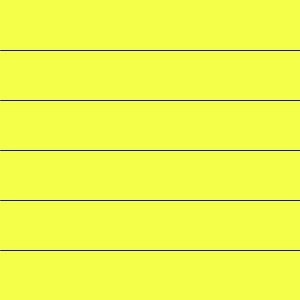
Frame 1 (no input)
Frame 60 (the mouse pressed at the canvas centre just before this capture): identical to frame 1, image omitted
Frame 120 (the mouse held since frame 60 and released just before this capture): identical to frame 1, image omitted

The Processing sketch that drew this single still picture (run headless with seeded random() and noise(); from frame 60 on, the mouse is pressed at the canvas centre):

// Processing sketch: processing_35676
// ── processing_35676.pde

void setup(){
  size(300,300);
  colorMode(HSB);
  background(45, 180, 255);
  stroke(35);
  line(0, 50, width, 50);
  line(0, 100, width, 100);
  line(0, 150, width, 150);
  line(0, 200, width, 200);
  line(0, 250, width, 250);
}

void draw(){
}

void mouseDragged(){
  smooth();
  noStroke();
  fill(mouseX, 255, 255);
  ellipse(mouseX, mouseY, 20, 20);
}
